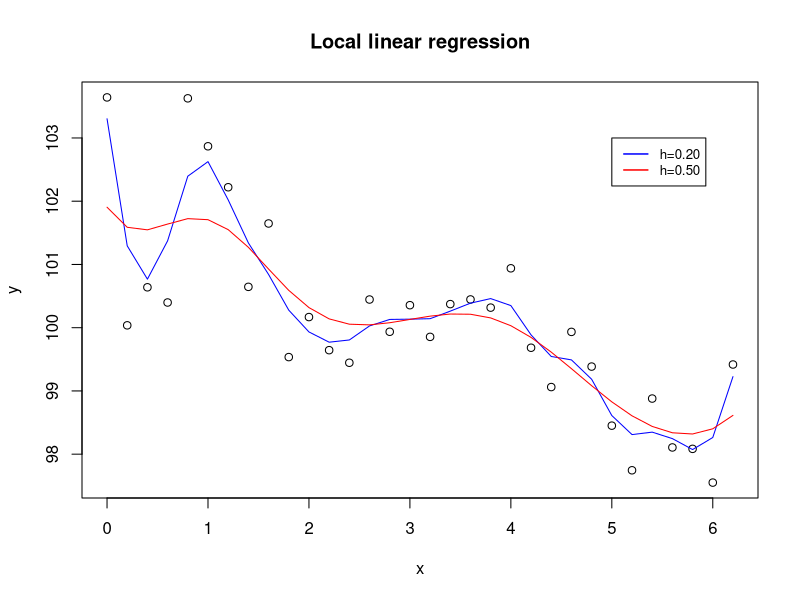

The R script that drew this image:
# CODE1104
rm(list=ls()) # CLEAR WORKSPACE
set.seed(195021)
# LOCAL LINEAR REGRESSION SETS p = 1
p <- 1
x<-seq(from=0, to=2*pi,by=0.2)
f0<-function(x){ 100+sin(2*x)+cos(x/2) }
R2<-2/3
y<-f0(x)+rnorm(n=length(x),sd=sqrt(var(f0(x))*(1-R2)/R2))

w <- matrix(data=NA,nrow=length(x),ncol=length(x))
X <- matrix(data=NA, nrow=length(y), ncol=(p+1))
W <- matrix(data=NA, nrow=length(y), ncol=length(y))

one <- rep(1,length(y))

X <- cbind(one,x)
Xt <- t(X)
k <- seq(1:length(x))

mhx <- function(k,w,one,X){
  W <- diag(w[k,])
  Xt <- t(X)
  solve(Xt%*%W%*%X,Xt%*%W%*%y)
}

mpred <- function(k,estx,x){
  estx[1,k]+estx[2,k]*x[k]
}

# CONSTRUCT DISTANCE MATRIX 
dst <- as.matrix(dist(x))
d <- as.matrix(dist(x))^2

# CONSTRUCT GAUSSIAN KERNEL
# CHOOSE h
h <- 0.2
Kh25 <- exp(-(1/(2*h^2))*d)
div <- apply(Kh25,1,sum)

# SCALE GAUSSIAN KERNEL: PLACE RESULT IN w
for( i in 1:nrow(Kh25)){
  w[i,] <- Kh25[i,]/div[i]
}

estx <- sapply(k,mhx,w,one,X)

fitx <- sapply(k,mpred,estx,x)
fitx[which.min(abs(x-5.12))] ## APROX PREDICTION FOR A NEW X=5.12
fitx[which.min(abs(x-5.0))] ## FIT FOR X=5.0


plot(x,y,main='Local linear regression')
lines(x,fitx,lty=1,col="blue")

h <- 0.5
Kh25 <- exp(-(1/(2*h^2))*d)
div <- apply(Kh25,1,sum)

# SCALE GAUSSIAN KERNEL: PLACE RESULT IN w
for( i in 1:nrow(Kh25)){
  w[i,] <- Kh25[i,]/div[i]
}

estx <- sapply(k,mhx,w,one,X)

fitx <- sapply(k,mpred,estx,x)
fitx[which.min(abs(x-5.12))] ## APROX PREDICTION FOR A NEW X=5.12
fitx[which.min(abs(x-5.0))] ## FIT FOR X=5.0

lines(x,fitx,lty=1,col="red")
legend(5, 103, legend=c("h=0.20", "h=0.50"),
       col=c("blue", "red"),lty=1:1, lwd=c(1.5,1.5), cex=0.8)
#dev.off()